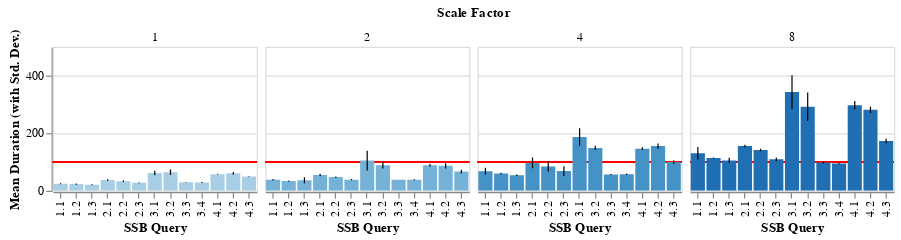

Write the Vega-Lite specification saved for this chart.
### Vega-Lite specification from a JSON file in a GitHub repository (floating-point values rounded to 4 significant figures; data arrays with more than 128 entries replaced by an {"elided": "..."} marker saying what was removed)
{"$schema": "https://vega.github.io/schema/vega-lite/v4.json", "description": "A simple bar chart with embedded data.", "data": {"values": {"elided": "234 records"}}, "transform": [{"filter": {"field": "driver", "equal": "monetdb"}}, {"calculate": "round(datum.meanDuration) + 'ms'", "as": "durationNice"}, {"calculate": "clamp(datum.meanDuration,0,407)", "as": "durationTextPos"}], "facet": {"column": {"field": "scale_factor", "type": "ordinal", "title": "Scale Factor", "header": {"labelPadding": 2, "titlePadding": 0}}}, "config": {"facet": {"spacing": 5}}, "spec": {"height": 120, "width": 170, "layer": [{"mark": {"type": "rule", "color": "red"}, "encoding": {"y": {"value": 96}}}, {"mark": {"type": "bar", "clip": true, "height": 22}, "encoding": {"x": {"field": "ssb_id", "type": "nominal", "title": "SSB Query"}, "y": {"field": "meanDuration", "type": "quantitative", "scale": {"domain": [0, 500]}, "title": "Mean Duration (with Std. Dev.)"}, "color": {"field": "scale_factor", "type": "ordinal", "title": "Scale Factor", "legend": null}}}, {"mark": {"type": "errorbar", "clip": true}, "encoding": {"y": {"field": "meanDuration", "type": "quantitative", "scale": {"domain": [0, 500]}, "title": "Mean Duration (with Std. Dev.)"}, "yError": {"field": "durationStd"}, "x": {"field": "ssb_id", "type": "nominal", "title": "SSB Query"}}}]}}
